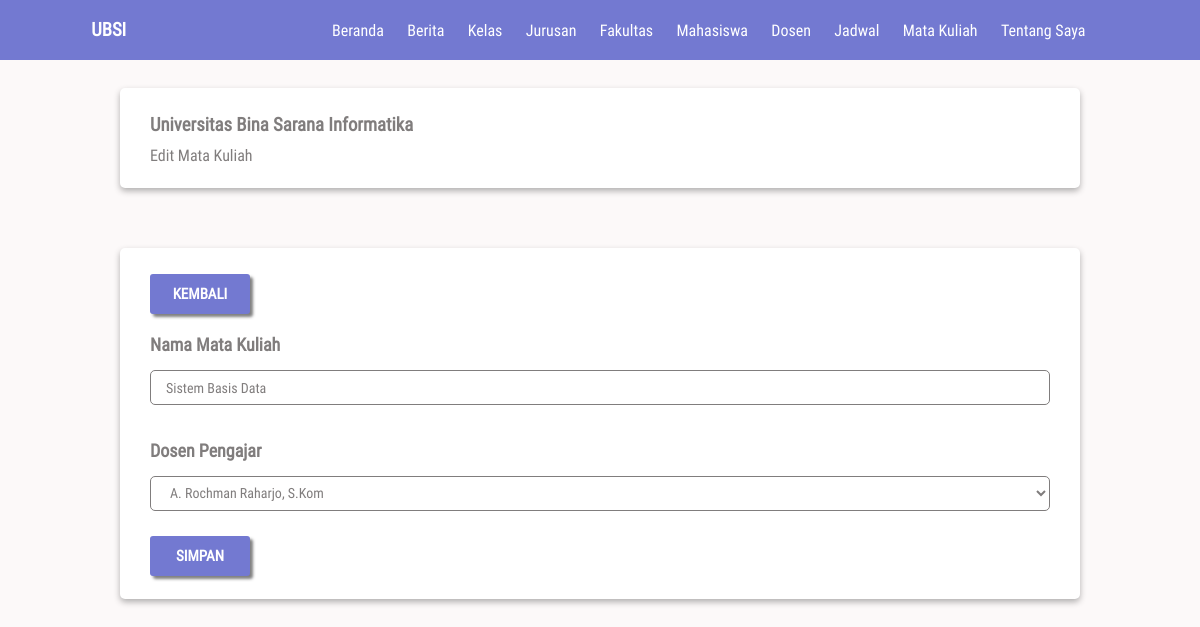
Before: /views/admin/edit-matkul.php?id=Matkul0001 (signed in) with the older database file.
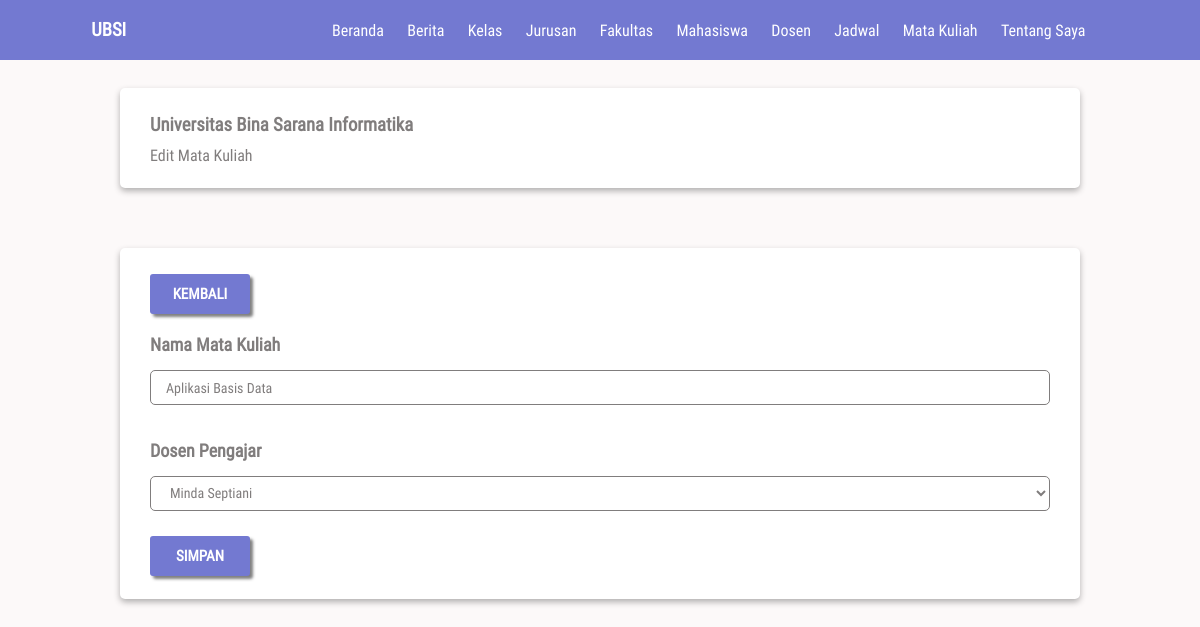
After: the same page with the newer database file.
### tables this page shows
CREATE TABLE `matakuliah` (
  `idMatkul` char(15) NOT NULL,
  `namaMatkul` varchar(50) NOT NULL,
  `idDosen` char(15) DEFAULT NULL,
  PRIMARY KEY (`idMatkul`),
  KEY `matakuliah_ibfk_1` (`idDosen`),
  CONSTRAINT `matakuliah_ibfk_1` FOREIGN KEY (`idDosen`) REFERENCES `dosen` (`idDosen`) ON DELETE CASCADE ON UPDATE CASCADE
);

### views/admin/edit-matkul.php (the view, shortened to what this page needs)
<?php
include('../../component/koneksi.php');
include('../umum/menu.php');
$id = $_GET['id'];
$ambilData = mysqli_fetch_array(mysqli_query($kon, "SELECT * FROM mataKuliah WHERE idMatkul = '$id'"));
$matkul = $ambilData['namaMatkul'];
$idD = $ambilData['idDosen'];
$ambilDosen = mysqli_query($kon, "SELECT * FROM dosen");
while ($dsn = mysqli_fetch_array($ambilDosen)) {
  if ($idD == $dsn['idDosen']) {
    $op.="
      <option value='{$dsn['idDosen']}' selected>{$dsn['nama']}</option>
    ";
  } else {
    $op.="
      <option value='{$dsn['idDosen']}'>{$dsn['nama']}</option>
    ";
  }
}
?>
<!DOCTYPE html>
<html lang="en">
<head>
  <link rel="stylesheet" href="../../public/css/style.css">
</head>
<body>
  <nav>
    <h3 class="logo">ubsi</h3>
    <?= $menu; ?>
  </nav>
  <div class="container top-28">
    <div class="card">
      <div class="card-body">
        <h3>Universitas Bina Sarana Informatika</h3>
        <p>Edit Mata Kuliah</p>
      </div>
    </div>
    <div class="card">
      <div class="card-body">
        <div class="row">
          <a href="matkul.php" class="btn bottom">Kembali</a>
        </div>
        <form method="POST" action="">
          <label for="matkul">Nama Mata Kuliah</label>
          <input type="text" name="matkul" id="matkul" class="form-control" value="<?= $matkul; ?>">
          <label for="dosen">Dosen Pengajar</label>
          <select name="dosen" id="dosen" class="form-control">
            <?= $op; ?>
          </select>
          <input type="submit" value="simpan" class="btn" name='tombol'>
        </form>
      </div>
    </div>
  </div>
</body>
</html>

Changed rows visible on the page:
changed matakuliah: matkul "Sistem Basis Data" → "Aplikasi Basis Data"
Other visible differences:
form field dosen: "A. Rochman Raharjo, S.Kom" → "Minda Septiani"
